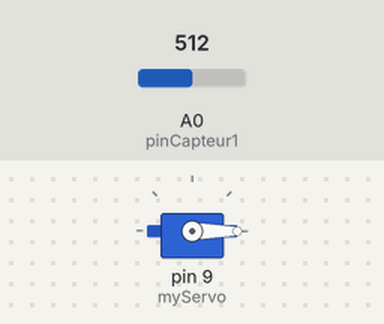
Simulated run of this sketch. Board: Arduino Uno, built with avr-gcc and run on an emulated ATmega328P. On the bench: servo. The inputs (shaded band) are chosen by the test bench; at power-on: A0 (pinCapteur1) = 512.

Above: at 1.2 s.
1.3 s: A0 (pinCapteur1) set to 716
At 1.9 s:
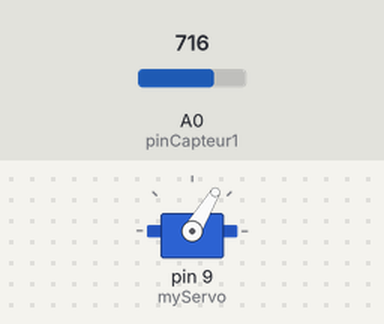
2.8 s: A0 (pinCapteur1) set to 900
At 4.0 s:
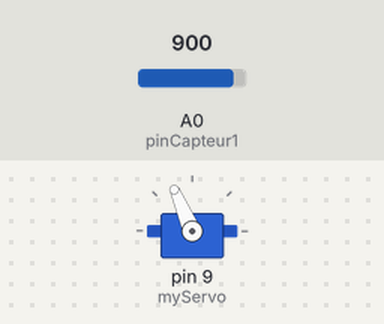
4.3 s: A0 (pinCapteur1) set to 1023
At 5.4 s:
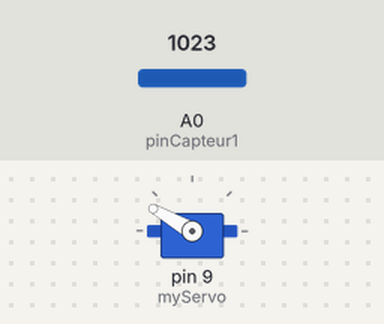
5.8 s: A0 (pinCapteur1) set to 511
At 6.3 s:
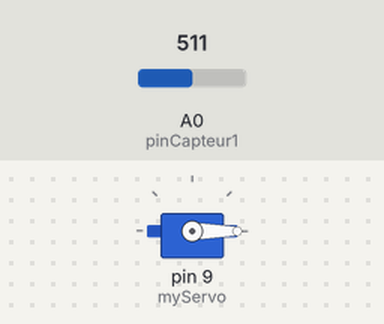
Timing chart, 0 to 8.3 s (numbered marks = the images above; inputs shaded):
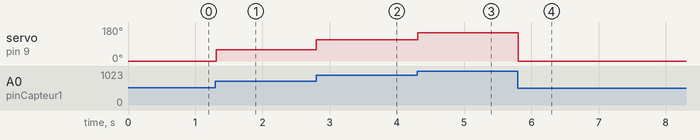

Measured:
- after the input at 1.3 s, servo on pin 9 (myServo): 0° → 59° at once
- after the input at 2.8 s, servo on pin 9 (myServo): 59° → 113° at once
- after the input at 4.3 s, servo on pin 9 (myServo): 113° → 150° at once
- after the input at 5.8 s, servo on pin 9 (myServo): 150° → 0° at once

The sketch:

capteur_servo.ino
```cpp
#include <Servo.h>

Servo myServo;
int myServoPos = 0;

// Capteur 1;
int valeurCapteur1 = 0;
int pinCapteur1 = A0;

void setup () {
myServo.attach(9);
}

void loop () {
          valeurCapteur1 = analogRead(pinCapteur1);
          myServoPos = map(valeurCapteur1 , 0 , 1023 , -150 , 150);
          myServo.write(myServoPos);
          delay(15);
 }
```
